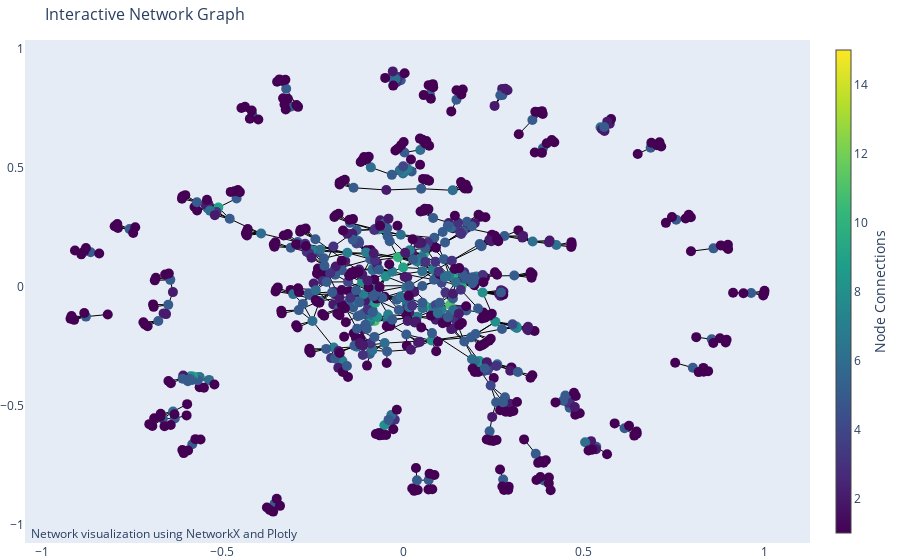

Write notebook code for a chart like this one.
### Code cell
pos = nx.spring_layout(G)

# Extract edge positions
edge_x = []
edge_y = []
for edge in G.edges():
    x0, y0 = pos[edge[0]]
    x1, y1 = pos[edge[1]]
    edge_x.append(x0)
    edge_x.append(x1)
    edge_x.append(None)  # For separating edges in the plot
    edge_y.append(y0)
    edge_y.append(y1)
    edge_y.append(None)

# Create the edge trace (lines)
edge_trace = go.Scatter(
    x=edge_x, y=edge_y,
    line=dict(width=1, color='black'),
    hoverinfo='none',
    mode='lines')

# Extract node positions
node_x = []
node_y = []
for node in G.nodes():
    x, y = pos[node]
    node_x.append(x)
    node_y.append(y)
    
node_adjacencies = []
node_text = []
for node, adjacencies in G.adjacency():
    num_connections = len(adjacencies)  # Number of connections for the node
    node_adjacencies.append(num_connections)
    node_text.append(f"Node {extract_player_name(node)} has {len(adjacencies)} connections")


# Create the node trace (points)
node_trace = go.Scatter(
    x=node_x, y=node_y,
    mode='markers',
    hoverinfo='text',
    marker=dict(
        showscale=True,
        colorscale='viridis',
        size=10,
        color=node_adjacencies,
        colorbar=dict(
            thickness=15,
            title='Node Connections',
            xanchor='left',
            titleside='right'
        ),
    ))

node_trace.text = node_text



# Create the plot
fig = go.Figure(data=[edge_trace, node_trace],
                layout=go.Layout(
                    title='Interactive Network Graph',
                    titlefont_size=16,
                    showlegend=False,
                    hovermode='closest',
                    margin=dict(b=0, l=0, r=0, t=40),
                    annotations=[dict(
                        text="Network visualization using NetworkX and Plotly",
                        showarrow=False,
                        xref="paper", yref="paper",
                        x=0.005, y=-0.002 )],
                    xaxis=dict(showgrid=False, zeroline=False),
                    yaxis=dict(showgrid=False, zeroline=False))
                )

fig.show()

### Figure 1 — Plotly figure (JSON) as saved in the notebook; plotly's stock layout.template omitted (floating-point values rounded to 4 significant figures; data arrays with more than 128 entries replaced by an {"elided": "..."} marker saying what was removed)
{"data": [{"hoverinfo": "none", "line": {"color": "black", "width": 1}, "mode": "lines", "type": "scatter", "x": {"elided": "3519 float values"}, "y": {"elided": "3519 float values"}}, {"hoverinfo": "text", "marker": {"color": {"elided": "775 int values"}, "colorbar": {"thickness": 15, "title": {"side": "right", "text": "Node Connections"}, "xanchor": "left"}, "colorscale": [[0, "#440154"], [0.1111, "#482878"], [0.2222, "#3e4989"], [0.3333, "#31688e"], [0.4444, "#26828e"], [0.5556, "#1f9e89"], [0.6667, "#35b779"], [0.7778, "#6ece58"], [0.8889, "#b5de2b"], [1, "#fde725"]], "showscale": true, "size": 10}, "mode": "markers", "text": {"elided": "775 str values"}, "type": "scatter", "x": {"elided": "775 float values"}, "y": {"elided": "775 float values"}}], "layout": {"annotations": [{"showarrow": false, "text": "Network visualization using NetworkX and Plotly", "x": 0.005, "xref": "paper", "y": -0.002, "yref": "paper"}], "hovermode": "closest", "margin": {"b": 0, "l": 0, "r": 0, "t": 40}, "showlegend": false, "title": {"font": {"size": 16}, "text": "Interactive Network Graph"}, "xaxis": {"showgrid": false, "zeroline": false}, "yaxis": {"showgrid": false, "zeroline": false}}}
